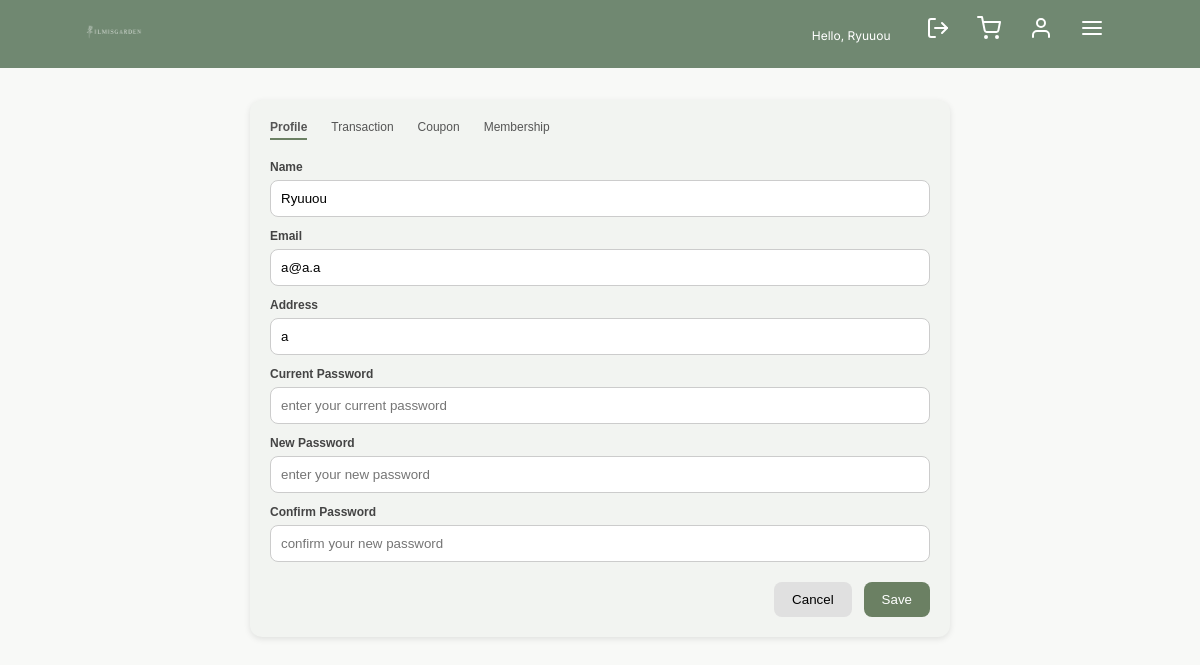
The page /profile.php (signed in) on the database its author committed.
### tables this page shows
CREATE TABLE IF NOT EXISTS `users` (
  `id_user` varchar(10) NOT NULL,
  `username` varchar(50) NOT NULL,
  `email` varchar(100) NOT NULL,
  `password` varchar(255) NOT NULL,
  `date_of_birth` date DEFAULT NULL,
  `created_at` timestamp NOT NULL DEFAULT current_timestamp(),
  `address` text NOT NULL,
  PRIMARY KEY (`id_user`),
  UNIQUE KEY `email` (`email`)
);

### profile.php (the view, shortened to what this page needs)
<?php
require 'conn/db.php';
$user_id = $_SESSION['id_user'];
$stmt = $pdo->prepare("SELECT * FROM users WHERE id_user=?");
$stmt->execute([$user_id]);
$user = $stmt->fetch();
?>
<!DOCTYPE html>
<html lang="id">
<head>
    <link
      rel="stylesheet"
      href="https://cdnjs.cloudflare.com/ajax/libs/font-awesome/6.5.0/css/all.min.css"
    />
    <link rel="stylesheet" href="css/navbar.css" />
  <link rel="stylesheet" href="css/profile.css" />
</head>
<body >
    <nav class="navbar">
      <a href="index.php" class="navbar-logo"><img src="img/F4F6F4-full.png" alt="Logo" /></a>
      <div class="navbar-extra">
      <?php if (isset($_SESSION['id_user'])): ?>
        <span style="margin-right:20px;">
          Hello, <?php echo htmlspecialchars($_SESSION['username'] ?? 'User'); ?>
        </span>
        <a href="logout.php"><i data-feather="log-out"></i></a>
      <?php else: ?>
        <a href="signin.php"><i data-feather="log-in"></i></a>
      <?php endif; ?>
        <a href="cart.php" id="shopping-cart"><i data-feather="shopping-cart"></i></a>
        <a href="profile.php" id="user"><i data-feather="user"></i></a>
        <i id="menu" data-feather="menu"></i>
      </div>
    </nav>
  <main class="profile-container">
    <div class="tabs">
      <a href="profile.php" class="active">Profile</a>
      <a href="transaction.php">Transaction</a>
      <a href="#">Coupon</a>
      <a href="#">Membership</a>
    </div>
    <form method="POST" class="profile-form">
      <label>Name</label>
      <input type="text" name="username" value="<?= htmlspecialchars($user['username']) ?>" required>
      <label>Email</label>
      <input type="email" name="email" value="<?= htmlspecialchars($user['email']) ?>" required>
      <label>Address</label>
      <input type="text" name="address" value="<?= htmlspecialchars($user['address']) ?>">
      <label>Current Password</label>
      <input type="password" name="current_password" placeholder="enter your current password">
      <label>New Password</label>
      <input type="password" name="new_password" placeholder="enter your new password">
      <label>Confirm Password</label>
      <input type="password" name="confirm_password" placeholder="confirm your new password">
      <div class="form-actions">
        <button type="reset" class="cancel">Cancel</button>
        <button type="submit" class="save">Save</button>
      </div>
    </form>
  </main>
</body>
</html>

### css/navbar.css (style rules this page uses)
:root { --primary: #1c221c; --bg: #f4f6f4; }
* { margin: 0; padding: 0; box-sizing: border-box; outline: none; border: none; text-decoration: none; }
body { font-family: "Inter", sans-serif; background-color: var(--bg); height: 2000px; }
.navbar { font-family: "Inter", sans-serif; color: #fff; display: flex; justify-content: space-between; align-items: center; padding: 0.2rem 7%; background-color: #708871; border-bottom: 1px #f6b7b7; position: fixed; left: 0; top: 0; right: 0; z-index: 9999; }
.navbar img { width: 5rem; }
.navbar .navbar-extra a { color: #fff; display: inline-block; font-size: 1.4rem; margin: 0 1rem; }
.navbar .navbar-extra a::after { content: ""; display: block; padding-bottom: 0.5rem; border-bottom: 0.1rem solid var(--primary); transform: scaleX(0); transition: 0.2s linear; }
#menu { color: #fff; display: inline-block; font-size: 1.4rem; margin: 0 1rem; display: none; }
.navbar #menu::after { content: ""; display: block; padding-bottom: 0.5rem; border-bottom: 0.1rem solid var(--primary); transform: scaleX(0); transition: 0.2s linear; }
@media (max-width: 1366px) { html { font-size: 75%; } }
@media (max-width: 1366px) { #menu { display: inline-block; } }

### css/profile.css (style rules this page uses)
body { font-family: Arial, sans-serif; margin: 0; background: #f8f9f7; }
.profile-container { max-width: 700px; margin: 100px auto 30px; background: #f2f4f1; padding: 20px; border-radius: 12px; box-shadow: 0 2px 6px rgba(0, 0, 0, 0.1); }
.tabs { display: flex; gap: 24px; margin-bottom: 20px; flex-wrap: wrap; }
.tabs a { text-decoration: none; color: #555; padding-bottom: 4px; }
.tabs a.active { font-weight: bold; border-bottom: 2px solid #6b8063; }
.profile-form label { margin-top: 12px; display: block; font-weight: bold; color: #444; }
.profile-form input { width: 100%; padding: 10px; margin-top: 6px; border: 1px solid #ccc; border-radius: 8px; }
.form-actions { margin-top: 20px; display: flex; justify-content: flex-end; gap: 12px; flex-wrap: wrap; }
.cancel { background: #e0e0e0; border: none; padding: 10px 18px; border-radius: 8px; cursor: pointer; }
.save { background: #6b8063; color: white; border: none; padding: 10px 18px; border-radius: 8px; cursor: pointer; }

### rows shown on the page
users: username "Ryuuou", email "a@a.a", address "a"

### other values the page prints
$_SESSION['username'] "Ryuuou"
